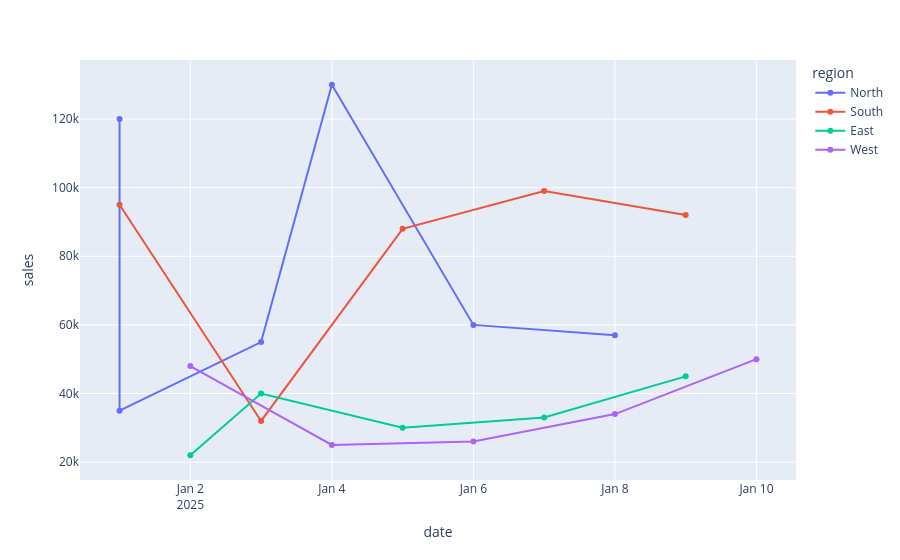

This figure's notebook cell:
### Code cell
px.line(sales_df,x='date',y='sales',color="region",markers=True)

### Figure 1 — Plotly figure (JSON) as saved in the notebook; plotly's stock layout.template omitted (floating-point values rounded to 4 significant figures)
{"data": [{"hovertemplate": "region=North<br>date=%{x}<br>sales=%{y}<extra></extra>", "legendgroup": "North", "line": {"color": "#636efa", "dash": "solid"}, "marker": {"symbol": "circle"}, "mode": "lines+markers", "name": "North", "orientation": "v", "showlegend": true, "type": "scatter", "x": ["2025-01-01T00:00:00", "2025-01-01T00:00:00", "2025-01-03T00:00:00", "2025-01-04T00:00:00", "2025-01-06T00:00:00", "2025-01-08T00:00:00"], "xaxis": "x", "y": [120000, 35000, 55000, 130000, 60000, 57000], "yaxis": "y"}, {"hovertemplate": "region=South<br>date=%{x}<br>sales=%{y}<extra></extra>", "legendgroup": "South", "line": {"color": "#EF553B", "dash": "solid"}, "marker": {"symbol": "circle"}, "mode": "lines+markers", "name": "South", "orientation": "v", "showlegend": true, "type": "scatter", "x": ["2025-01-01T00:00:00", "2025-01-03T00:00:00", "2025-01-05T00:00:00", "2025-01-07T00:00:00", "2025-01-09T00:00:00"], "xaxis": "x", "y": [95000, 32000, 88000, 99000, 92000], "yaxis": "y"}, {"hovertemplate": "region=East<br>date=%{x}<br>sales=%{y}<extra></extra>", "legendgroup": "East", "line": {"color": "#00cc96", "dash": "solid"}, "marker": {"symbol": "circle"}, "mode": "lines+markers", "name": "East", "orientation": "v", "showlegend": true, "type": "scatter", "x": ["2025-01-02T00:00:00", "2025-01-03T00:00:00", "2025-01-05T00:00:00", "2025-01-07T00:00:00", "2025-01-09T00:00:00"], "xaxis": "x", "y": [22000, 40000, 30000, 33000, 45000], "yaxis": "y"}, {"hovertemplate": "region=West<br>date=%{x}<br>sales=%{y}<extra></extra>", "legendgroup": "West", "line": {"color": "#ab63fa", "dash": "solid"}, "marker": {"symbol": "circle"}, "mode": "lines+markers", "name": "West", "orientation": "v", "showlegend": true, "type": "scatter", "x": ["2025-01-02T00:00:00", "2025-01-04T00:00:00", "2025-01-06T00:00:00", "2025-01-08T00:00:00", "2025-01-10T00:00:00"], "xaxis": "x", "y": [48000, 25000, 26000, 34000, 50000], "yaxis": "y"}], "layout": {"legend": {"title": {"text": "region"}, "tracegroupgap": 0}, "margin": {"t": 60}, "xaxis": {"anchor": "y", "domain": [0, 1], "title": {"text": "date"}}, "yaxis": {"anchor": "x", "domain": [0, 1], "title": {"text": "sales"}}}}
